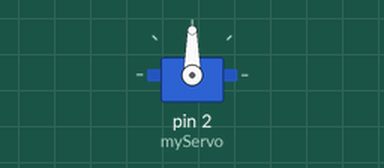
Bench run of a sketch on a simulated Arduino Uno, built with avr-gcc and run on an emulated ATmega328P. Shown: servo.

Above: at 0.05 s.
At 3.0 s:
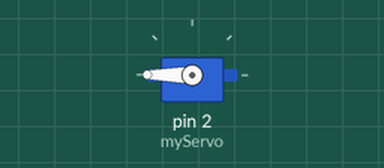
At 6.0 s:
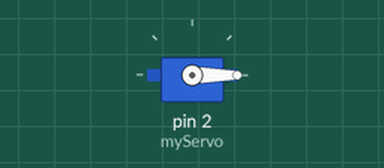
Timing chart, 0 to 7.8 s (numbered marks = the images above):
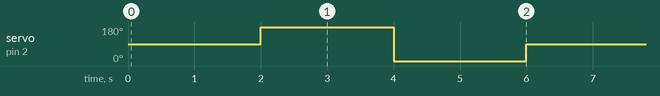

The sketch:

servotest.ino
```cpp
#include <Servo.h>

Servo myServo;

void setup()
{
  Serial.begin(9600);
   myServo.attach(2);
}

void loop()
{
  myServo.write(90);
  delay(2000);

  myServo.write(180);
  delay(2000);
//
//  myServo.write(90);
//  delay(2000);
//
  myServo.write(0);
  delay(2000);
}
```

Measured:
- by itself, servo on pin 2 (myServo): repeats every 6.0 s: 0° 2.0 s, 90° 2.0 s, 180° 2.0 s
